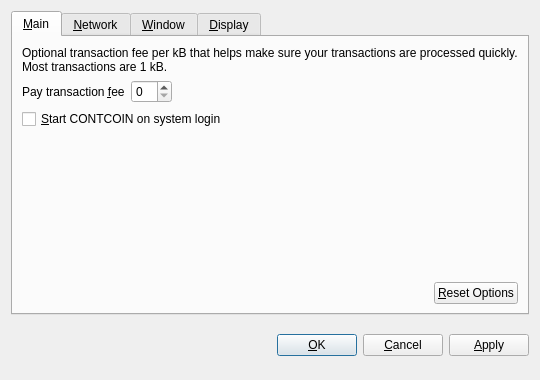
<?xml version="1.0" encoding="UTF-8"?>
<ui version="4.0">
 <class>OptionsDialog</class>
 <widget class="QDialog" name="OptionsDialog">
  <property name="geometry">
   <rect>
    <x>0</x>
    <y>0</y>
    <width>540</width>
    <height>380</height>
   </rect>
  </property>
  <property name="windowTitle">
   <string>Options</string>
  </property>
  <property name="modal">
   <bool>true</bool>
  </property>
  <layout class="QVBoxLayout" name="verticalLayout">
   <item>
    <widget class="QTabWidget" name="tabWidget">
     <property name="tabPosition">
      <enum>QTabWidget::North</enum>
     </property>
     <property name="currentIndex">
      <number>0</number>
     </property>
     <widget class="QWidget" name="tabMain">
      <attribute name="title">
       <string>&amp;Main</string>
      </attribute>
      <layout class="QVBoxLayout" name="verticalLayout_Main">
       <item>
        <widget class="QLabel" name="transactionFeeInfoLabel">
         <property name="text">
          <string>Optional transaction fee per kB that helps make sure your transactions are processed quickly. Most transactions are 1 kB.</string>
         </property>
         <property name="textFormat">
          <enum>Qt::PlainText</enum>
         </property>
         <property name="wordWrap">
          <bool>true</bool>
         </property>
        </widget>
       </item>
       <item>
        <layout class="QHBoxLayout" name="horizontalLayout_1_Main">
         <item>
          <widget class="QLabel" name="transactionFeeLabel">
           <property name="text">
            <string>Pay transaction &amp;fee</string>
           </property>
           <property name="textFormat">
            <enum>Qt::PlainText</enum>
           </property>
           <property name="buddy">
            <cstring>transactionFee</cstring>
           </property>
          </widget>
         </item>
         <item>
          <widget class="BitcoinAmountField" name="transactionFee"/>
         </item>
         <item>
          <spacer name="horizontalSpacer_1_Main">
           <property name="orientation">
            <enum>Qt::Horizontal</enum>
           </property>
           <property name="sizeHint" stdset="0">
            <size>
             <width>40</width>
             <height>20</height>
            </size>
           </property>
          </spacer>
         </item>
        </layout>
       </item>
       <item>
        <widget class="QCheckBox" name="bitcoinAtStartup">
         <property name="toolTip">
          <string>Automatically start CONTCOIN after logging in to the system.</string>
         </property>
         <property name="text">
          <string>&amp;Start CONTCOIN on system login</string>
         </property>
        </widget>
       </item>
       <item>
        <spacer name="verticalSpacer_Main">
         <property name="orientation">
          <enum>Qt::Vertical</enum>
         </property>
         <property name="sizeHint" stdset="0">
          <size>
           <width>20</width>
           <height>40</height>
          </size>
         </property>
        </spacer>
       </item>
       <item>
        <layout class="QHBoxLayout" name="horizontalLayout_2_Main">
         <item>
          <spacer name="horizontalSpacer_2_Main">
           <property name="orientation">
            <enum>Qt::Horizontal</enum>
           </property>
           <property name="sizeHint" stdset="0">
            <size>
             <width>40</width>
             <height>20</height>
            </size>
           </property>
          </spacer>
         </item>
         <item>
          <widget class="QPushButton" name="resetButton">
           <property name="toolTip">
            <string>Reset all client options to default.</string>
           </property>
           <property name="text">
            <string>&amp;Reset Options</string>
           </property>
           <property name="autoDefault">
            <bool>false</bool>
           </property>
          </widget>
         </item>
        </layout>
       </item>
      </layout>
     </widget>
     <widget class="QWidget" name="tabNetwork">
      <attribute name="title">
       <string>&amp;Network</string>
      </attribute>
      <layout class="QVBoxLayout" name="verticalLayout_Network">
       <item>
        <widget class="QCheckBox" name="mapPortUpnp">
         <property name="toolTip">
          <string>Automatically open the CONTCOIN client port on the router. This only works when your router supports UPnP and it is enabled.</string>
         </property>
         <property name="text">
          <string>Map port using &amp;UPnP</string>
         </property>
        </widget>
       </item>
       <item>
        <widget class="QCheckBox" name="connectSocks">
         <property name="toolTip">
          <string>Connect to the CONTCOIN network through a SOCKS proxy (e.g. when connecting through Tor).</string>
         </property>
         <property name="text">
          <string>&amp;Connect through SOCKS proxy:</string>
         </property>
        </widget>
       </item>
       <item>
        <layout class="QHBoxLayout" name="horizontalLayout_Network">
         <item>
          <widget class="QLabel" name="proxyIpLabel">
           <property name="text">
            <string>Proxy &amp;IP:</string>
           </property>
           <property name="textFormat">
            <enum>Qt::PlainText</enum>
           </property>
           <property name="buddy">
            <cstring>proxyIp</cstring>
           </property>
          </widget>
         </item>
         <item>
          <widget class="QValidatedLineEdit" name="proxyIp">
           <property name="maximumSize">
            <size>
             <width>140</width>
             <height>16777215</height>
            </size>
           </property>
           <property name="toolTip">
            <string>IP address of the proxy (e.g. 127.0.0.1)</string>
           </property>
          </widget>
         </item>
         <item>
          <widget class="QLabel" name="proxyPortLabel">
           <property name="text">
            <string>&amp;Port:</string>
           </property>
           <property name="textFormat">
            <enum>Qt::PlainText</enum>
           </property>
           <property name="buddy">
            <cstring>proxyPort</cstring>
           </property>
          </widget>
         </item>
         <item>
          <widget class="QLineEdit" name="proxyPort">
           <property name="maximumSize">
            <size>
             <width>55</width>
             <height>16777215</height>
            </size>
           </property>
           <property name="toolTip">
            <string>Port of the proxy (e.g. 9050)</string>
           </property>
          </widget>
         </item>
         <item>
          <widget class="QLabel" name="socksVersionLabel">
           <property name="text">
            <string>SOCKS &amp;Version:</string>
           </property>
           <property name="textFormat">
            <enum>Qt::PlainText</enum>
           </property>
           <property name="buddy">
            <cstring>socksVersion</cstring>
           </property>
          </widget>
         </item>
         <item>
          <widget class="QValueComboBox" name="socksVersion">
           <property name="toolTip">
            <string>SOCKS version of the proxy (e.g. 5)</string>
           </property>
          </widget>
         </item>
         <item>
          <spacer name="horizontalSpacer_Network">
           <property name="orientation">
            <enum>Qt::Horizontal</enum>
           </property>
           <property name="sizeHint" stdset="0">
            <size>
             <width>40</width>
             <height>20</height>
            </size>
           </property>
          </spacer>
         </item>
        </layout>
       </item>
       <item>
        <spacer name="verticalSpacer_Network">
         <property name="orientation">
          <enum>Qt::Vertical</enum>
         </property>
         <property name="sizeHint" stdset="0">
          <size>
           <width>20</width>
           <height>40</height>
          </size>
         </property>
        </spacer>
       </item>
      </layout>
     </widget>
     <widget class="QWidget" name="tabWindow">
      <attribute name="title">
       <string>&amp;Window</string>
      </attribute>
      <layout class="QVBoxLayout" name="verticalLayout_Window">
       <item>
        <widget class="QCheckBox" name="minimizeToTray">
         <property name="toolTip">
          <string>Show only a tray icon after minimizing the window.</string>
         </property>
         <property name="text">
          <string>&amp;Minimize to the tray instead of the taskbar</string>
         </property>
        </widget>
       </item>
       <item>
        <widget class="QCheckBox" name="minimizeOnClose">
         <property name="toolTip">
          <string>Minimize instead of exit the application when the window is closed. When this option is enabled, the application will be closed only after selecting Quit in the menu.</string>
         </property>
         <property name="text">
          <string>M&amp;inimize on close</string>
         </property>
        </widget>
       </item>
       <item>
        <spacer name="verticalSpacer_Window">
         <property name="orientation">
          <enum>Qt::Vertical</enum>
         </property>
         <property name="sizeHint" stdset="0">
          <size>
           <width>20</width>
           <height>40</height>
          </size>
         </property>
        </spacer>
       </item>
      </layout>
     </widget>
     <widget class="QWidget" name="tabDisplay">
      <attribute name="title">
       <string>&amp;Display</string>
      </attribute>
      <layout class="QVBoxLayout" name="verticalLayout_Display">
       <item>
        <layout class="QHBoxLayout" name="horizontalLayout_1_Display">
         <item>
          <widget class="QLabel" name="langLabel">
           <property name="text">
            <string>User Interface &amp;language:</string>
           </property>
           <property name="textFormat">
            <enum>Qt::PlainText</enum>
           </property>
           <property name="buddy">
            <cstring>lang</cstring>
           </property>
          </widget>
         </item>
         <item>
          <widget class="QValueComboBox" name="lang">
           <property name="toolTip">
            <string>The user interface language can be set here. This setting will take effect after restarting CONTCOIN.</string>
           </property>
          </widget>
         </item>
        </layout>
       </item>
       <item>
        <layout class="QHBoxLayout" name="horizontalLayout_2_Display">
         <item>
          <widget class="QLabel" name="unitLabel">
           <property name="text">
            <string>&amp;Unit to show amounts in:</string>
           </property>
           <property name="textFormat">
            <enum>Qt::PlainText</enum>
           </property>
           <property name="buddy">
            <cstring>unit</cstring>
           </property>
          </widget>
         </item>
         <item>
          <widget class="QValueComboBox" name="unit">
           <property name="toolTip">
            <string>Choose the default subdivision unit to show in the interface and when sending coins.</string>
           </property>
          </widget>
         </item>
        </layout>
       </item>
       <item>
        <widget class="QCheckBox" name="displayAddresses">
         <property name="toolTip">
          <string>Whether to show CONTCOIN addresses in the transaction list or not.</string>
         </property>
         <property name="text">
          <string>&amp;Display addresses in transaction list</string>
         </property>
        </widget>
       </item>
       <item>
        <widget class="QCheckBox" name="coinControlFeatures">
         <property name="toolTip">
          <string>Whether to show coin control features or not.</string>
         </property>
         <property name="text">
          <string>Display coin &amp;control features (experts only!)</string>
         </property>
        </widget>
       </item>
       <item>
        <spacer name="verticalSpacer_Display">
         <property name="orientation">
          <enum>Qt::Vertical</enum>
         </property>
         <property name="sizeHint" stdset="0">
          <size>
           <width>20</width>
           <height>40</height>
          </size>
         </property>
        </spacer>
       </item>
      </layout>
     </widget>
    </widget>
   </item>
   <item>
    <layout class="QHBoxLayout" name="horizontalLayout_Buttons">
     <item>
      <spacer name="horizontalSpacer_1">
       <property name="orientation">
        <enum>Qt::Horizontal</enum>
       </property>
       <property name="sizeHint" stdset="0">
        <size>
         <width>40</width>
         <height>48</height>
        </size>
       </property>
      </spacer>
     </item>
     <item>
      <widget class="QLabel" name="statusLabel">
       <property name="font">
        <font>
         <weight>75</weight>
         <bold>true</bold>
        </font>
       </property>
       <property name="text">
        <string/>
       </property>
       <property name="textFormat">
        <enum>Qt::PlainText</enum>
       </property>
       <property name="wordWrap">
        <bool>true</bool>
       </property>
      </widget>
     </item>
     <item>
      <spacer name="horizontalSpacer_2">
       <property name="orientation">
        <enum>Qt::Horizontal</enum>
       </property>
       <property name="sizeHint" stdset="0">
        <size>
         <width>40</width>
         <height>48</height>
        </size>
       </property>
      </spacer>
     </item>
     <item>
      <widget class="QPushButton" name="okButton">
       <property name="text">
        <string>&amp;OK</string>
       </property>
      </widget>
     </item>
     <item>
      <widget class="QPushButton" name="cancelButton">
       <property name="text">
        <string>&amp;Cancel</string>
       </property>
       <property name="autoDefault">
        <bool>false</bool>
       </property>
      </widget>
     </item>
     <item>
      <widget class="QPushButton" name="applyButton">
       <property name="text">
        <string>&amp;Apply</string>
       </property>
       <property name="autoDefault">
        <bool>false</bool>
       </property>
      </widget>
     </item>
    </layout>
   </item>
  </layout>
 </widget>
 <customwidgets>
  <customwidget>
   <class>BitcoinAmountField</class>
   <extends>QSpinBox</extends>
   <header>bitcoinamountfield.h</header>
  </customwidget>
  <customwidget>
   <class>QValueComboBox</class>
   <extends>QComboBox</extends>
   <header>qvaluecombobox.h</header>
  </customwidget>
  <customwidget>
   <class>QValidatedLineEdit</class>
   <extends>QLineEdit</extends>
   <header>qvalidatedlineedit.h</header>
  </customwidget>
 </customwidgets>
 <resources/>
 <connections/>
</ui>
